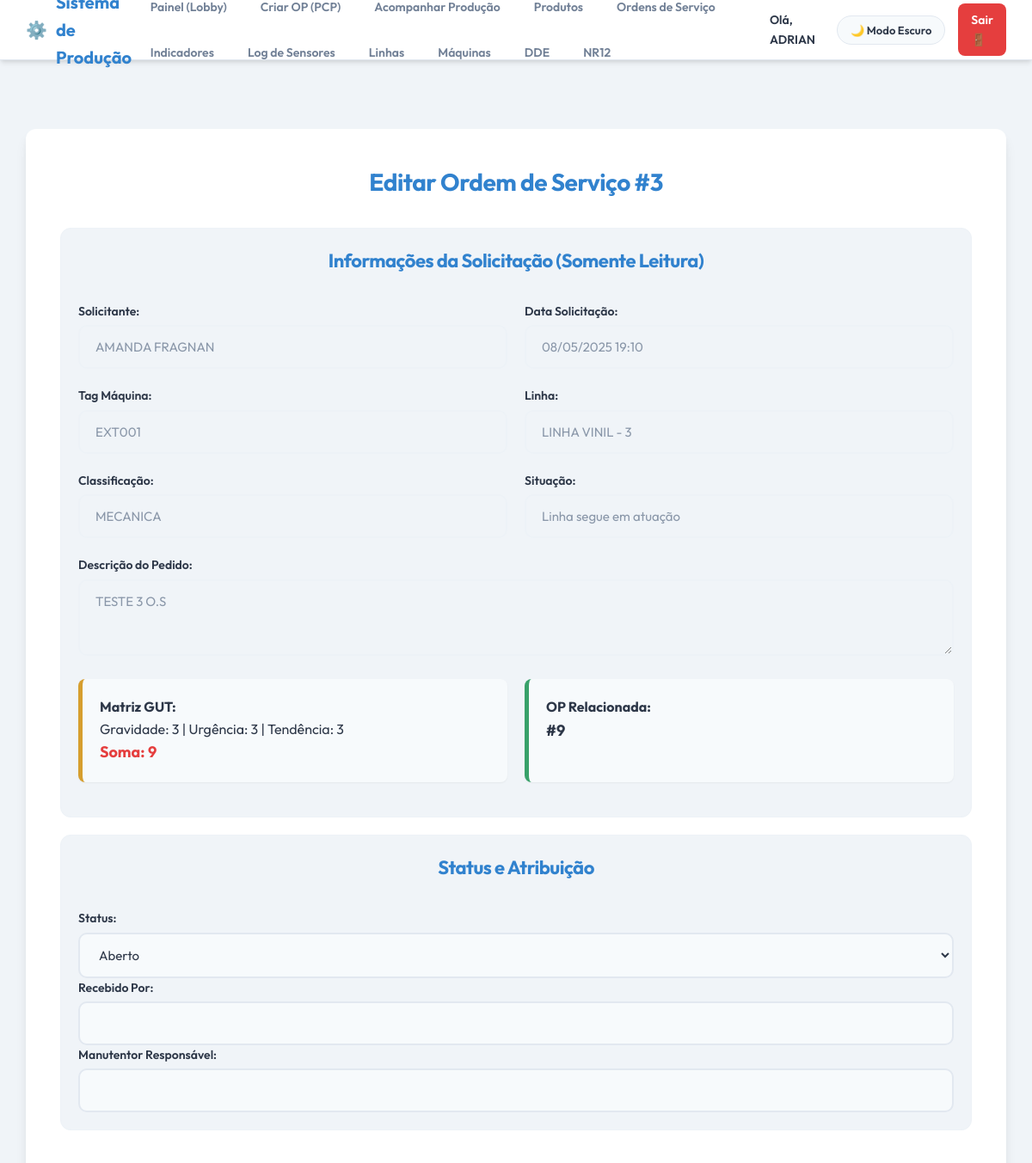
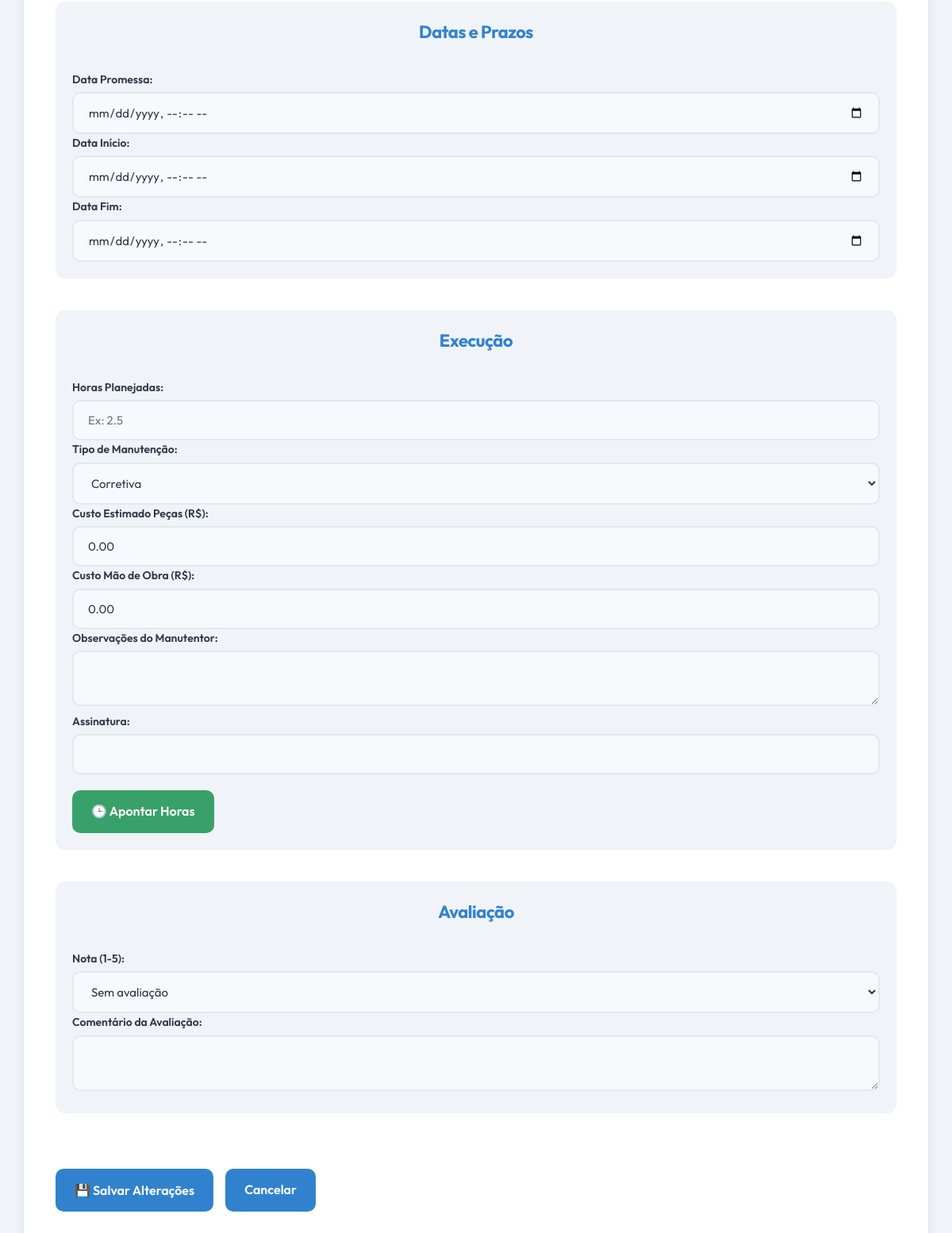
Page /pages/os_editar.php?id=3 (signed in) on the committed database (2 pictures, top to bottom).
### tables this page shows
CREATE TABLE `tab_ordem_servico` (
  `OS_ID` int NOT NULL AUTO_INCREMENT,
  `OS_SOLICITANTE` varchar(100) NOT NULL,
  `OS_STATUS` varchar(50) NOT NULL,
  `OS_TAG_MAQ` varchar(100) NOT NULL,
  `OS_LINHA` varchar(50) NOT NULL,
  `OS_CLASSIFICACAO` varchar(50) NOT NULL,
  `OS_RECEBIDO_POR` varchar(50) DEFAULT NULL,
  `OS_SITUACAO` varchar(50) NOT NULL,
  `OS_MANUTENTOR` varchar(100) DEFAULT NULL,
  `OS_DATA_PROMESSA` datetime DEFAULT NULL,
  `OS_DATA_SOLICITACAO` datetime NOT NULL,
  `OS_DATA_INICIO` datetime DEFAULT NULL,
  `OS_DATA_FIM` datetime DEFAULT NULL,
  `OS_DESC_PEDIDO` varchar(5000) DEFAULT NULL,
  `OS_GRAVIDADE` int NOT NULL,
  `OS_URGENCIA` int NOT NULL,
  `OS_TENDENCIA` int NOT NULL,
  `OS_SOMA_GUT` int NOT NULL,
  `OS_ASSINATURA` varchar(100) DEFAULT NULL,
  `OS_OBSERVACOES` varchar(5000) DEFAULT NULL,
  `OS_HORAS_PLAN` decimal(10,2) DEFAULT NULL,
  `OS_AVALIACAO_COMENTARIO` varchar(5000) DEFAULT NULL,
  `OS_AVALIACAO_NOTA` int DEFAULT NULL,
  `OS_ID_OP` int DEFAULT NULL,
  `OS_TIPO_MANUT` enum('PREVENTIVA','CORRETIVA','PREDITIVA') NOT NULL DEFAULT 'CORRETIVA',
  `OS_CUSTO_PECAS` decimal(10,2) DEFAULT '0.00',
  `OS_CUSTO_MAO_OBRA` decimal(10,2) DEFAULT '0.00',
  `OS_DATA_PLANEJADA` date DEFAULT NULL,
  PRIMARY KEY (`OS_ID`),
  KEY `fk_os_maq` (`OS_TAG_MAQ`),
  CONSTRAINT `fk_os_maq` FOREIGN KEY (`OS_TAG_MAQ`) REFERENCES `tab_maq` (`MAQ_TAG`) ON DELETE CASCADE ON UPDATE CASCADE
);

### pages/os_editar.php (the view, shortened to what this page needs)
<?php
include('../php/conexao.php');
$os_id = intval($_GET['id']);
$stmt = $conn->prepare("SELECT * FROM tab_ordem_servico WHERE OS_ID = ?");
$stmt->bind_param("i", $os_id);
$stmt->execute();
$result = $stmt->get_result();
$os = $result->fetch_assoc();
?>
<!DOCTYPE html>
<html lang="pt-br">
<head>
<link rel="stylesheet" href="../css/style.css">
</head>
<body>
<?php include_once dirname(__DIR__) . '/php/header.php'; ?>
<div class="container">
    <h2>Editar Ordem de Serviço #<?php echo $os['OS_ID']; ?></h2>
    <div class="form-section">
        <h3>Informações da Solicitação (Somente Leitura)</h3>
        <div style="display: grid; grid-template-columns: 1fr 1fr; gap: 20px; margin-top: 15px;">
            <div>
                <label>Solicitante:</label>
                <input type="text" class="readonly" readonly value="<?php echo htmlspecialchars($os['OS_SOLICITANTE']); ?>">
            </div>
            <div>
                <label>Data Solicitação:</label>
                <input type="text" class="readonly" readonly value="<?php echo date('d/m/Y H:i', strtotime($os['OS_DATA_SOLICITACAO'])); ?>">
            </div>
            <div>
                <label>Tag Máquina:</label>
                <input type="text" class="readonly" readonly value="<?php echo htmlspecialchars($os['OS_TAG_MAQ']); ?>">
            </div>
            <div>
                <label>Linha:</label>
                <input type="text" class="readonly" readonly value="<?php echo htmlspecialchars($os['OS_LINHA']); ?>">
            </div>
            <div>
                <label>Classificação:</label>
                <input type="text" class="readonly" readonly value="<?php echo htmlspecialchars($os['OS_CLASSIFICACAO']); ?>">
            </div>
            <div>
                <label>Situação:</label>
                <input type="text" class="readonly" readonly value="<?php echo htmlspecialchars($os['OS_SITUACAO']); ?>">
            </div>
        </div>
        <div style="margin-top: 20px;">
            <label>Descrição do Pedido:</label>
            <textarea class="readonly" readonly rows="3"><?php echo htmlspecialchars($os['OS_DESC_PEDIDO']); ?></textarea>
        </div>
        <div style="margin-top: 20px; display: flex; gap: 20px;">
            <div class="gut-info" style="flex: 1;">
                <strong>Matriz GUT:</strong><br>
                Gravidade: <?php echo $os['OS_GRAVIDADE']; ?> |
                Urgência: <?php echo $os['OS_URGENCIA']; ?> |
                Tendência: <?php echo $os['OS_TENDENCIA']; ?><br>
                <span style="color: var(--danger-color); font-size: 18px; font-weight: bold;">Soma: <?php echo $os['OS_SOMA_GUT']; ?></span>
            </div>
            <?php if($os['OS_ID_OP']): ?>
            <div class="os-info" style="flex: 1;">
                <strong>OP Relacionada:</strong><br>
                <span style="font-size: 18px; font-weight: bold;">#<?php echo $os['OS_ID_OP']; ?></span>
            </div>
            <?php endif; ?>
        </div>
    </div>
    <form method="POST">
        <div class="form-section">
            <h3>Status e Atribuição</h3>
            <label>Status:</label>
            <select name="OS_STATUS" required>
                <option value="Aberto" <?php echo $os['OS_STATUS'] == 'Aberto' ? 'selected' : ''; ?>>Aberto</option>
            </select>
            <label>Recebido Por:</label>
            <input type="text" name="OS_RECEBIDO_POR" value="<?php echo htmlspecialchars($os['OS_RECEBIDO_POR']); ?>">
            <label>Manutentor Responsável:</label>
            <input type="text" name="OS_MANUTENTOR" value="<?php echo htmlspecialchars($os['OS_MANUTENTOR']); ?>">
        </div>
        <div class="form-section">
            <h3>Datas e Prazos</h3>
            <label>Data Promessa:</label>
            <input type="datetime-local" name="OS_DATA_PROMESSA"
                   value="<?php echo $os['OS_DATA_PROMESSA'] ? date('Y-m-d\TH:i', strtotime($os['OS_DATA_PROMESSA'])) : ''; ?>">
            <label>Data Início:</label>
            <input type="datetime-local" name="OS_DATA_INICIO"
                   value="<?php echo $os['OS_DATA_INICIO'] ? date('Y-m-d\TH:i', strtotime($os['OS_DATA_INICIO'])) : ''; ?>">
            <label>Data Fim:</label>
            <input type="datetime-local" name="OS_DATA_FIM"
                   value="<?php echo $os['OS_DATA_FIM'] ? date('Y-m-d\TH:i', strtotime($os['OS_DATA_FIM'])) : ''; ?>">
        </div>
        <div class="form-section">
            <h3>Execução</h3>
            <label>Horas Planejadas:</label>
            <input type="number" step="0.01" name="OS_HORAS_PLAN"
                   value="<?php echo $os['OS_HORAS_PLAN']; ?>"
                   placeholder="Ex: 2.5">
            <label>Tipo de Manutenção:</label>
            <select name="OS_TIPO_MANUT" id="OS_TIPO_MANUT" required onchange="toggleDataPlanejada()">
                <option value="CORRETIVA" <?php echo ($os['OS_TIPO_MANUT'] ?? 'CORRETIVA') == 'CORRETIVA' ? 'selected' : ''; ?>>Corretiva</option>
            </select>
            <label>Custo Estimado Peças (R$):</label>
            <input type="number" step="0.01" name="OS_CUSTO_PECAS" value="<?php echo $os['OS_CUSTO_PECAS'] ?? '0.00'; ?>">
            <label>Custo Mão de Obra (R$):</label>
            <input type="number" step="0.01" name="OS_CUSTO_MAO_OBRA" value="<?php echo $os['OS_CUSTO_MAO_OBRA'] ?? '0.00'; ?>">
            <label>Observações do Manutentor:</label>
            <textarea name="OS_OBSERVACOES"><?php echo htmlspecialchars($os['OS_OBSERVACOES']); ?></textarea>
            <label>Assinatura:</label>
            <input type="text" name="OS_ASSINATURA" value="<?php echo htmlspecialchars($os['OS_ASSINATURA']); ?>">
            <div style="margin-top:20px;">
                <a href="os_apontamento.php?id_os=<?php echo $os['OS_ID']; ?>" class="btn btn-success">
                    🕒 Apontar Horas
                </a>
            </div>
        </div>
        <div class="form-section">
            <h3>Avaliação</h3>
            <label>Nota (1-5):</label>
            <select name="OS_AVALIACAO_NOTA">
                <option value="">Sem avaliação</option>
            </select>
            <label>Comentário da Avaliação:</label>
            <textarea name="OS_AVALIACAO_COMENTARIO"><?php echo htmlspecialchars($os['OS_AVALIACAO_COMENTARIO']); ?></textarea>
        </div>
        <div class="button-group" style="margin-top: 30px; display: flex; gap: 15px;">
            <button type="submit" class="btn">💾 Salvar Alterações</button>
            <a href="os.php" class="btn btn-outline">Cancelar</a>
        </div>
    </form>
</div>
</body>
</html>

### css/style.css (style rules this page uses)
:root { --bg-color: #f0f4f8; --container-bg: #ffffff; --text-color: #2d3748; --text-muted: #718096; --primary-color: #3182ce; --primary-hover: #2b6cb0; --accent-color: #38b2ac; --input-bg: #f7fafc; --input-border: #e2e8f0; --table-bg: #ffffff; --table-border: #edf2f7; --table-header-bg: #ebf8ff; --table-header-text: #2b6cb0; --table-row-even: #f7fafc; --table-row-odd: #ffffff; --danger-color: #e53e3e; --success-color: #38a169; --warning-color: #d69e2e; --shadow-sm: 0 1px 2px 0 rgba(0, 0, 0, 0.05); --shadow-md: 0 4px 6px -1px rgba(0, 0, 0, 0.1), 0 2px 4px -1px rgba(0, 0, 0, 0.06); --shadow-lg: 0 10px 15px -3px rgba(0, 0, 0, 0.1), 0 4px 6px -2px rgba(0, 0, 0, 0.05); --border-radius: 12px; }
* { box-sizing: border-box; margin: 0; padding: 0; }
body { font-family: 'Outfit', sans-serif; background-color: var(--bg-color); color: var(--text-color); line-height: 1.6; transition: background-color 0.3s ease, color 0.3s ease; padding-bottom: 60px; }
.container, .login-container, .form-container, .form-os { width: 95%; max-width: 1500px; margin: 60px auto; background: var(--container-bg); padding: 40px; border-radius: var(--border-radius); box-shadow: var(--shadow-lg); transition: background-color 0.3s ease, box-shadow 0.3s ease; position: relative; }
h2, h3 { text-align: center; color: var(--primary-color); font-weight: 700; margin-bottom: 30px; letter-spacing: -0.5px; }
h2 { font-size: 28px; }
h3 { font-size: 22px; }
form { display: flex; flex-direction: column; gap: 20px; }
.form-section { padding: 20px; background: var(--bg-color); border-radius: var(--border-radius); border: 1px solid var(--table-border); margin-bottom: 20px; }
label { font-weight: 600; font-size: 14px; color: var(--text-color); margin-bottom: 5px; display: block; }
input, select, textarea { padding: 14px 18px; border: 2px solid var(--input-border); background: var(--input-bg); color: var(--text-color); border-radius: 10px; font-size: 15px; font-family: 'Outfit', sans-serif; transition: all 0.3s ease; width: 100%; }
button, .btn { background: var(--primary-color); color: #ffffff; font-weight: 600; padding: 14px 24px; border: none; border-radius: 10px; cursor: pointer; font-size: 16px; font-family: 'Outfit', sans-serif; transition: all 0.3s ease; display: inline-block; text-align: center; text-decoration: none; white-space: nowrap; }
.btn-success, button[style*="background-color: #28a745"], button[style*="background:#28a745"] { background: var(--success-color) !important; }
.info-box, .os-info, .gut-info, .dde-item { background: var(--input-bg); border-left: 5px solid var(--primary-color); padding: 20px; margin-bottom: 20px; border-radius: 8px; box-shadow: var(--shadow-sm); color: var(--text-color); }
.gut-info { border-color: var(--warning-color); }
.os-info { border-color: var(--success-color); }
.readonly, input[readonly], select[disabled], textarea[readonly], input[disabled] { background-color: var(--bg-color); color: var(--text-muted); border-color: var(--table-border); cursor: not-allowed; opacity: 0.8; }

### rows in the picture
tab_ordem_servico: OS_ID "3", OS_SOLICITANTE "AMANDA FRAGNAN", OS_DATA_SOLICITACAO "08/05/2025 19:10", OS_TAG_MAQ "EXT001", OS_LINHA "LINHA VINIL - 3", OS_CLASSIFICACAO "MECANICA", OS_SITUACAO "Linha segue em atuação", OS_DESC_PEDIDO "TESTE 3 O.S", OS_GRAVIDADE "3", OS_URGENCIA "3", OS_TENDENCIA "3", OS_SOMA_GUT "9", OS_ID_OP "9", OS_STATUS "Aberto", OS_TIPO_MANUT "Corretiva", OS_CUSTO_PECAS "0.00", OS_CUSTO_MAO_OBRA "0.00"

### other values in the picture
$_SESSION['nome'] "ADRIAN"
